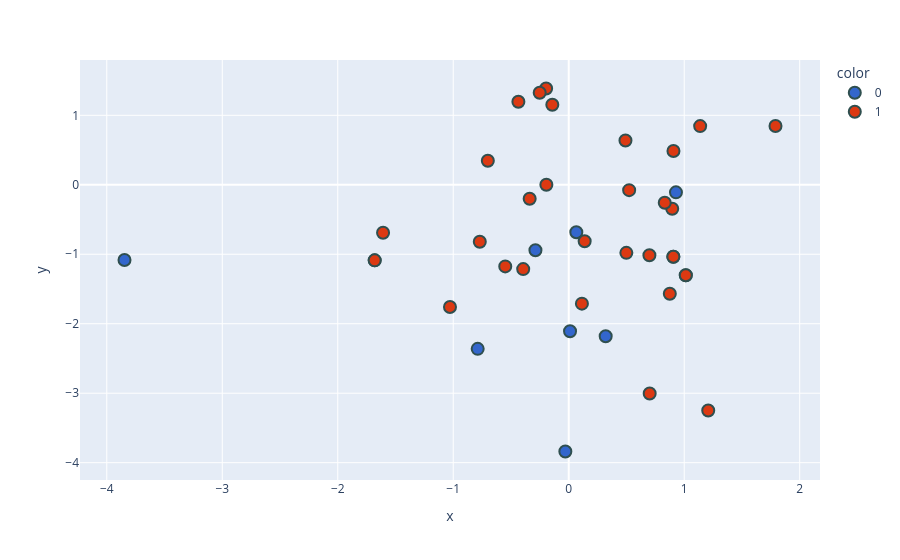

Notebook code for this chart:
### Markdown cell above
# 2d pca visualise it

### Code cell
new_df['target'] = new_df['target'].astype('str')
fig = px.scatter(x=new_df['PC1'],
                y=new_df['PC2'],
                color=new_df['target'],
                color_discrete_sequence=px.colors.qualitative.G10
                )

fig.update_traces(marker=dict(size=12,
                            line=dict(width=2,
                                        color='DarkSlateGrey')),
                selector=dict(mode='markers'))
fig.show()

### Figure 1 — Plotly figure (JSON) as saved in the notebook; plotly's stock layout.template omitted (floating-point values rounded to 4 significant figures)
{"data": [{"hovertemplate": "color=0<br>x=%{x}<br>y=%{y}<extra></extra>", "legendgroup": "0", "marker": {"color": "#3366CC", "line": {"color": "DarkSlateGrey", "width": 2}, "size": 12, "symbol": "circle"}, "mode": "markers", "name": "0", "orientation": "v", "showlegend": true, "type": "scatter", "x": [0.9287, -3.847, 0.32, 0.01143, 0.9059, 0.06573, -0.02921, -1.68, -0.7883, 1.014, -0.2882], "xaxis": "x", "y": [-0.109, -1.084, -2.179, -2.108, -1.035, -0.6839, -3.839, -1.088, -2.361, -1.302, -0.9414], "yaxis": "y"}, {"hovertemplate": "color=1<br>x=%{x}<br>y=%{y}<extra></extra>", "legendgroup": "1", "marker": {"color": "#DC3912", "line": {"color": "DarkSlateGrey", "width": 2}, "size": 12, "symbol": "circle"}, "mode": "markers", "name": "1", "orientation": "v", "showlegend": true, "type": "scatter", "x": [1.138, -0.4358, -0.1935, 0.907, -0.7701, -1.608, 0.8753, 0.138, -1.028, 0.5233, 0.8962, 1.208, 0.8315, -0.3382, 0.1143, 0.6987, -0.1958, 1.014, 0.7011, -0.2512, -0.5495, 0.9059, 0.499, 1.791, -1.68, 0.4914, -0.142, -0.7004, -0.3942], "xaxis": "x", "y": [0.8443, 1.195, 0.0003829, 0.4863, -0.8201, -0.6899, -1.568, -0.8132, -1.759, -0.07706, -0.345, -3.25, -0.258, -0.2009, -1.711, -1.014, 1.386, -1.302, -3.004, 1.324, -1.175, -1.035, -0.9799, 0.8464, -1.088, 0.6367, 1.151, 0.3451, -1.214], "yaxis": "y"}], "layout": {"legend": {"title": {"text": "color"}, "tracegroupgap": 0}, "margin": {"t": 60}, "xaxis": {"anchor": "y", "domain": [0, 1], "title": {"text": "x"}}, "yaxis": {"anchor": "x", "domain": [0, 1], "title": {"text": "y"}}}}
